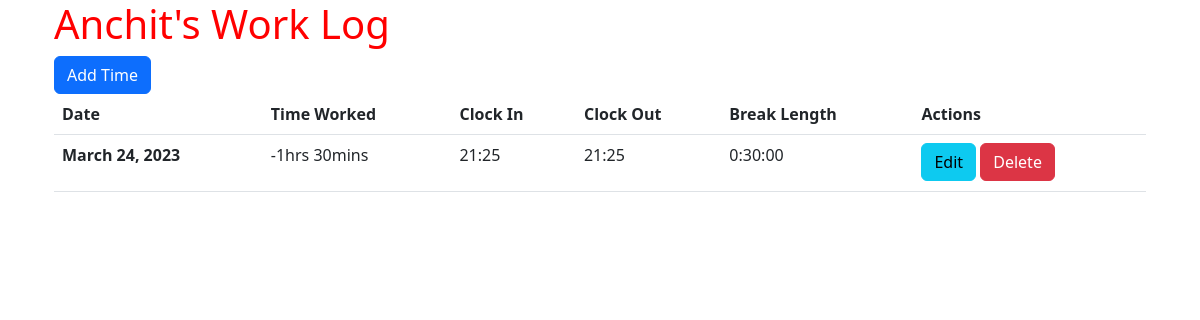
/, run on an earlier commit of the app's database.
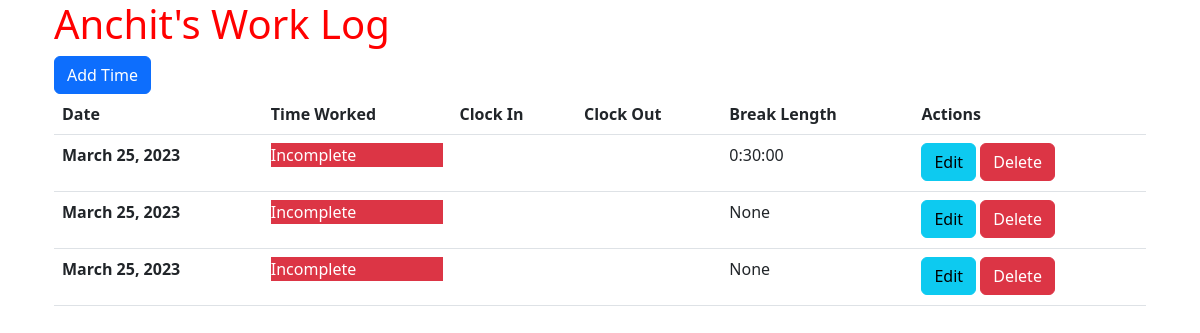
And on a later commit of the database.
### timeTrack/models.py (models this page shows, shortened)
class Times(models.Model):
    date_of_work = models.DateField(
        verbose_name='Day of work', default=timezone.now, blank=True)
    start_time = models.TimeField(
        verbose_name='Start Time', null=True,  blank=True)
    end_time = models.TimeField(
        verbose_name='End Time', null=True, blank=True)
    break_length = models.DurationField(
        verbose_name='Time taken for break', default=datetime.timedelta(0), null=True, blank=True,)
    @property
    def time_worked(self):
        if (self.start_time != None) and (self.end_time != None) and (self.break_length != None):
            self.start_time_datetime = datetime.datetime.strptime(f"{self.date_of_work} {str(self.start_time)}", '%Y-%m-%d %H:%M:%S')
            self.end_time_datetime = datetime.datetime.strptime(f"{self.date_of_work} {str(self.end_time)}", '%Y-%m-%d %H:%M:%S')
            total_secs_worked = (
                self.end_time_datetime - self.start_time_datetime - self.break_length).total_seconds()
            hrs_worked = int(total_secs_worked//3600)
            mins_worked = int((total_secs_worked % 3600)//60)
            return f"{hrs_worked}:{mins_worked}"
        else:
            return 'Incomplete'
    def time_worked_str(self):
        if self.time_worked != 'Incomplete':
            time_str = str(self.time_worked).split(':')
            time_str_hr = time_str[0]
            time_str_min = time_str[1]
            return f"{time_str_hr}hrs {time_str_min}mins"
        else:
            return f"Incomplete"

### timeTrack/views.py (the view)
# urls.py: path('', views.TimeListView.as_view(), name='index'),
class TimeListView(ListView):
    model = Times
    template_name = 'timeTrack/home.html'
    context_object_name = 'logs'

### timeTrack/templates/timeTrack/home.html
{% extends 'timeTrack/base.html' %} {% block content %}
<div class="container">
  <div class="row">
    <div class="col">
      <div class="row">
        <div class="col">
          <h1>Anchit's Work Log</h1>
        </div>
      </div>
      <div class="row">
        <div class="col">
          <a class="btn btn-primary" href="{% url 'addTime' %}">Add Time</a>
        </div>
      </div>
      <div class="row">
        <div class="col">
          <table class="table table-hover">
            <thead>
              <tr>
                <th scope="col">Date</th>
                <th scope="col">Time Worked</th>
                <th scope="col">Clock In</th>
                <th scope="col">Clock Out</th>
                <th scope="col">Break Length</th>
                <th scope="col">Actions</th>
              </tr>
            </thead>
            <tbody>
              {% for log in logs%}
              <tr>
                <th scope="row">{{ log.date_of_work }}</th>
                <td>
                  {% if log.time_worked_str == 'Incomplete' %}
                  <p class="bg-danger text-white">{{ log.time_worked_str }}</p>
                  {% else %}
                  <p class="">{{ log.time_worked_str }}</p>
                  {% endif %}
                </td>
                <td>{{ log.start_time|time:"H:i" }}</td>
                <td>{{ log.end_time|time:"H:i" }}</td>
                <td>
                  <span>{{ log.break_length }}</span>
                </td>
                <td>
                  <span>
                    <a
                      href="{% url 'updateTime' pk=log.id %}"
                      class="btn btn-info"
                      >Edit</a
                    >
                    <a href="#" class="btn btn-danger">Delete</a>
                  </span>
                </td>
              </tr>
              {%endfor%}
            </tbody>
          </table>
        </div>
      </div>
    </div>
  </div>
</div>
{% endblock content%}

What changed in the data, as far as the page shows it:
removed Times: date_of_work "March 24, 2023", time_worked_str "-1hrs 30mins", start_time "21:25", end_time "21:25", break_length "0:30:00"
added Times: date_of_work "March 25, 2023", time_worked_str "Incomplete", break_length "0:30:00"
added Times: date_of_work "March 25, 2023", time_worked_str "Incomplete", break_length "None"
added Times: date_of_work "March 25, 2023", time_worked_str "Incomplete", break_length "None"
